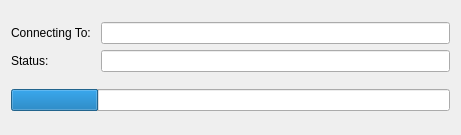
<?xml version="1.0" encoding="UTF-8"?>
<ui version="4.0">
 <class>ConnectingStatusDialog</class>
 <widget class="QWidget" name="ConnectingStatusDialog">
  <property name="geometry">
   <rect>
    <x>0</x>
    <y>0</y>
    <width>461</width>
    <height>135</height>
   </rect>
  </property>
  <property name="windowTitle">
   <string>Connecting ......</string>
  </property>
  <layout class="QVBoxLayout">
   <item>
    <layout class="QGridLayout">
     <item row="0" column="0">
      <widget class="QLabel" name="label">
       <property name="text">
        <string>Connecting To: </string>
       </property>
      </widget>
     </item>
     <item row="0" column="1">
      <widget class="QLineEdit" name="lineEdit"/>
     </item>
     <item row="1" column="0">
      <widget class="QLabel" name="label_2">
       <property name="text">
        <string>Status:</string>
       </property>
      </widget>
     </item>
     <item row="1" column="1">
      <widget class="QLineEdit" name="lineEdit_2"/>
     </item>
    </layout>
   </item>
   <item>
    <widget class="QProgressBar" name="progressBar">
     <property name="value">
      <number>20</number>
     </property>
     <property name="textVisible">
      <bool>false</bool>
     </property>
     <property name="invertedAppearance">
      <bool>false</bool>
     </property>
    </widget>
   </item>
  </layout>
 </widget>
 <resources/>
 <connections/>
</ui>
